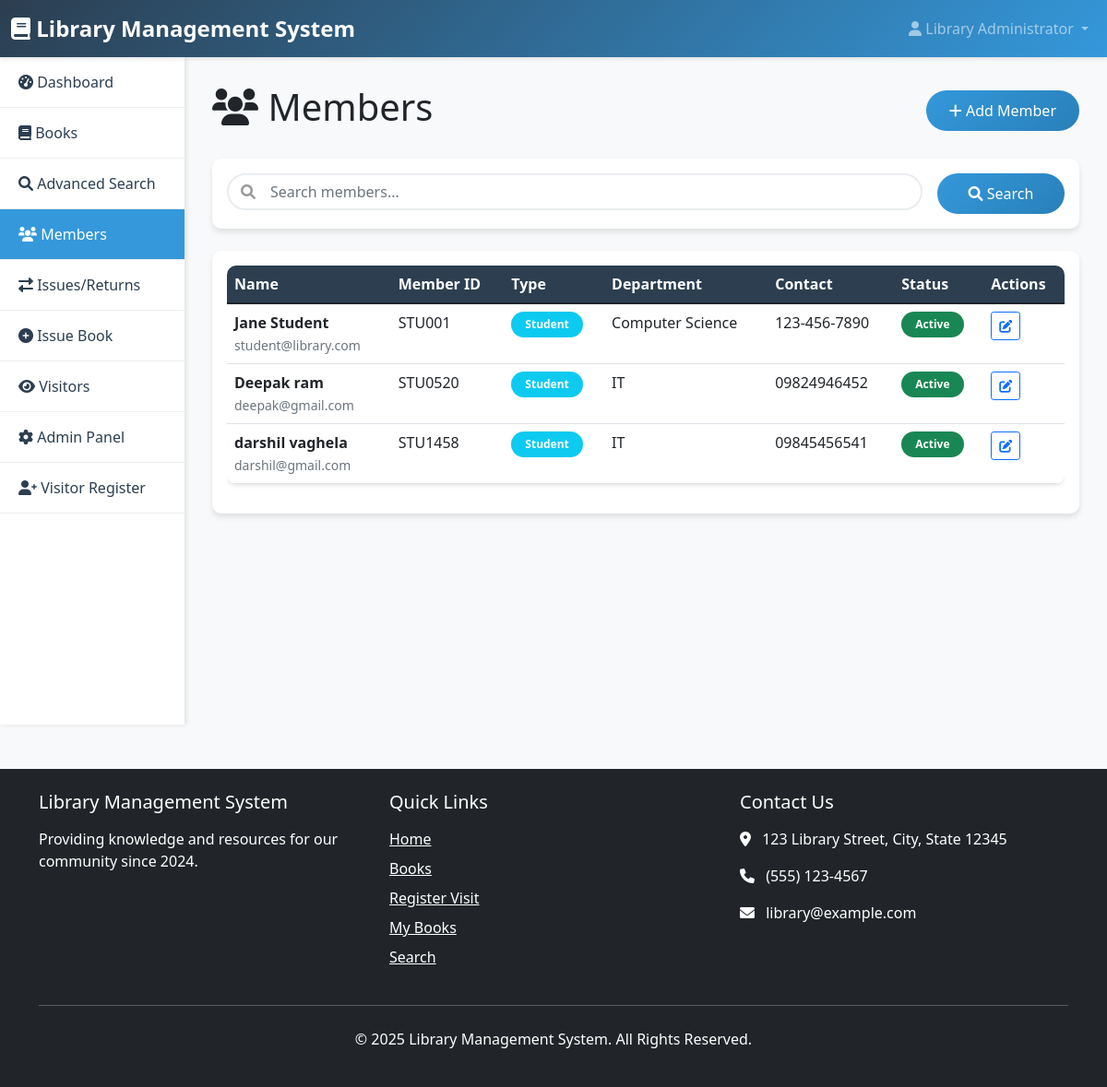
Screenshot of /members/ (signed in) with the database file from the repository.
### library/models.py (models this page shows, shortened)
class Member(models.Model):
    MEMBER_TYPES = [
        ('student', 'Student'),
        ('faculty', 'Faculty'),
        ('staff', 'Staff'),
    ]
    user = models.OneToOneField(User, on_delete=models.CASCADE)
    member_id = models.CharField(max_length=20, unique=True)
    phone = models.CharField(max_length=15)
    address = models.TextField()
    member_type = models.CharField(max_length=10, choices=MEMBER_TYPES, default='student')
    department = models.CharField(max_length=100)
    enrollment_number = models.CharField(max_length=20, blank=True)
    date_joined = models.DateTimeField(auto_now_add=True)
    is_active = models.BooleanField(default=True)

### library/views.py (the view, shortened to what this page needs)
# urls.py: path('members/', views.member_list, name='member_list'),
@login_required
@user_passes_test(is_admin_or_librarian)
def member_list(request):
    members = Member.objects.select_related('user').all()
    search_query = request.GET.get('search', '')
    paginator = Paginator(members, 10)
    page_number = request.GET.get('page')
    page_obj = paginator.get_page(page_number)
    return render(request, 'library/member_list.html', {
        'page_obj': page_obj,
        'search_query': search_query,
    })

### library/views.py (called while the page is built)
def is_admin_or_librarian(user):
    return user.is_superuser or user.groups.filter(name='Librarian').exists()

### templates/library/member_list.html (shortened to what this page needs)
{% extends 'base.html' %}
{% block content %}
<div class="d-flex justify-content-between align-items-center mb-4">
    <h1><i class="fas fa-users"></i> Members</h1>
    <a href="{% url 'member_add' %}" class="btn btn-primary">
        <i class="fas fa-plus"></i> Add Member
    </a>
</div>
<div class="card mb-4">
    <div class="card-body">
        <form method="get" class="row g-3">
            <div class="col-md-10">
                <div class="search-box">
                    <i class="fas fa-search"></i>
                    <input type="text" class="form-control" name="search" placeholder="Search members..." value="{{ search_query }}">
                </div>
            </div>
            <div class="col-md-2">
                <button type="submit" class="btn btn-primary w-100">
                    <i class="fas fa-search"></i> Search
                </button>
            </div>
        </form>
    </div>
</div>
<div class="card">
    <div class="card-body">
        {% if page_obj %}
            <div class="table-responsive">
                <table class="table table-hover">
                    <thead>
                        <tr>
                            <th>Name</th>
                            <th>Member ID</th>
                            <th>Type</th>
                            <th>Department</th>
                            <th>Contact</th>
                            <th>Status</th>
                            <th>Actions</th>
                        </tr>
                    </thead>
                    <tbody>
                        {% for member in page_obj %}
                        <tr>
                            <td>
                                <strong>{{ member.user.get_full_name }}</strong>
                                <br><small class="text-muted">{{ member.user.email }}</small>
                            </td>
                            <td>{{ member.member_id }}</td>
                            <td><span class="badge bg-info">{{ member.get_member_type_display }}</span></td>
                            <td>{{ member.department }}</td>
                            <td>{{ member.phone }}</td>
                            <td>
                                {% if member.is_active %}
                                    <span class="badge bg-success">Active</span>
                                {% else %}
                                    <span class="badge bg-danger">Inactive</span>
                                {% endif %}
                            </td>
                            <td>
                                <div class="btn-group" role="group">
                                    <a href="{% url 'member_edit' member.pk %}" class="btn btn-sm btn-outline-primary">
                                        <i class="fas fa-edit"></i>
                                    </a>
                                </div>
                            </td>
                        </tr>
                        {% endfor %}
                    </tbody>
                </table>
            </div>
        {% else %}
            <div class="text-center py-5">
                <i class="fas fa-users fa-3x text-muted mb-3"></i>
                <h5>No members found</h5>
                <p class="text-muted">Try adjusting your search criteria</p>
            </div>
        {% endif %}
    </div>
</div>
{% endblock %}

### templates/base.html (shortened to what this page needs)
<!DOCTYPE html>
<html lang="en">
<head>
    <link href="https://cdn.jsdelivr.net/npm/bootstrap@5.1.3/dist/css/bootstrap.min.css" rel="stylesheet">
    <link href="https://cdnjs.cloudflare.com/ajax/libs/font-awesome/6.0.0/css/all.min.css" rel="stylesheet">
</head>
<body>
    <nav class="navbar navbar-expand-lg navbar-dark">
        <div class="container-fluid">
            <a class="navbar-brand" href="{% if user.is_authenticated %}{% url 'dashboard' %}{% else %}{% url 'home' %}{% endif %}">
                <i class="fas fa-book"></i> Library Management System
            </a>
            <div class="collapse navbar-collapse" id="navbarNav">
                <ul class="navbar-nav ms-auto">
                    {% if user.is_authenticated %}
                        <li class="nav-item dropdown">
                            <a class="nav-link dropdown-toggle" href="#" id="navbarDropdown" role="button" data-bs-toggle="dropdown">
                                <i class="fas fa-user"></i> {{ user.get_full_name|default:user.username }}
                            </a>
                        </li>
                    {% endif %}
                </ul>
            </div>
        </div>
    </nav>
    <div class="container-fluid">
        <div class="row">
            {% if user.is_authenticated %}
            <div class="col-md-3 col-lg-2 sidebar">
                <nav class="nav flex-column">
                    <a class="nav-link {% if request.resolver_match.url_name == 'dashboard' %}active{% endif %}" href="{% url 'dashboard' %}">
                        <i class="fas fa-tachometer-alt"></i> Dashboard
                    </a>
                    <a class="nav-link {% if 'book' in request.resolver_match.url_name %}active{% endif %}" href="{% url 'book_list' %}">
                        <i class="fas fa-book"></i> Books
                    </a>
                    <a class="nav-link {% if request.resolver_match.url_name == 'search' %}active{% endif %}" href="{% url 'search' %}">
                        <i class="fas fa-search"></i> Advanced Search
                    </a>
                    {% if user.is_superuser or user.groups.all %}
                        <a class="nav-link {% if 'member' in request.resolver_match.url_name %}active{% endif %}" href="{% url 'member_list' %}">
                            <i class="fas fa-users"></i> Members
                        </a>
                        <a class="nav-link {% if 'issue' in request.resolver_match.url_name %}active{% endif %}" href="{% url 'issue_list' %}">
                            <i class="fas fa-exchange-alt"></i> Issues/Returns
                        </a>
                        <a class="nav-link" href="{% url 'issue_book' %}">
                            <i class="fas fa-plus-circle"></i> Issue Book
                        </a>
                    {% endif %}
                    {% if user.is_superuser %}
                        <a class="nav-link {% if 'visitor' in request.resolver_match.url_name %}active{% endif %}" href="{% url 'visitor_list' %}">
                            <i class="fas fa-eye"></i> Visitors
                        </a>
                        <a class="nav-link" href="/admin/">
                            <i class="fas fa-cog"></i> Admin Panel
                        </a>
                    {% endif %}
                    <a class="nav-link" href="{% url 'visitor_register' %}">
                        <i class="fas fa-user-plus"></i> Visitor Register
                    </a>
                </nav>
            </div>
            {% endif %}
            <div class="{% if user.is_authenticated %}col-md-9 col-lg-10{% else %}col-12{% endif %} main-content">
                {% block content %}{% endblock %}
            </div>
        </div>
    </div>
    <footer class="mt-5 py-4 bg-dark text-white">
        <div class="container">
            <div class="row">
                <div class="col-md-4 mb-4 mb-md-0">
                    <h5 class="mb-3">Library Management System</h5>
                    <p>Providing knowledge and resources for our community since 2024.</p>
                </div>
                <div class="col-md-4 mb-4 mb-md-0">
                    <h5 class="mb-3">Quick Links</h5>
                    <ul class="list-unstyled">
                        <li class="mb-2"><a href="{% url 'home' %}" class="text-white">Home</a></li>
                        <li class="mb-2"><a href="{% url 'book_list' %}" class="text-white">Books</a></li>
                        <li class="mb-2"><a href="{% url 'visitor_register' %}" class="text-white">Register Visit</a></li>
                        {% if user.is_authenticated %}
                            <li class="mb-2"><a href="{% url 'my_books' %}" class="text-white">My Books</a></li>
                            <li class="mb-2"><a href="{% url 'search' %}" class="text-white">Search</a></li>
                        {% else %}
                            <li class="mb-2"><a href="{% url 'login' %}" class="text-white">Login</a></li>
                            <li class="mb-2"><a href="{% url 'register' %}" class="text-white">Register</a></li>
                        {% endif %}
                    </ul>
                </div>
                <div class="col-md-4">
                    <h5 class="mb-3">Contact Us</h5>
                    <address>
                        <p><i class="fas fa-map-marker-alt me-2"></i> 123 Library Street, City, State 12345</p>
                        <p><i class="fas fa-phone me-2"></i> (555) 123-4567</p>
                        <p><i class="fas fa-envelope me-2"></i> library@example.com</p>
                    </address>
                </div>
            </div>
            <hr class="my-4">
            <div class="text-center">
                <p>&copy; {% now "Y" %} Library Management System. All Rights Reserved.</p>
            </div>
        </div>
    </footer>
</body>
</html>

### templates/base.html (style rules this page uses)
:root { --primary-color: #2c3e50; --secondary-color: #3498db; --success-color: #27ae60; --warning-color: #f39c12; --danger-color: #e74c3c; }
body { background-color: #f8f9fa; font-family: 'Segoe UI', Tahoma, Geneva, Verdana, sans-serif; }
.navbar { background: linear-gradient(135deg, var(--primary-color), var(--secondary-color)); box-shadow: 0 2px 4px rgba(0,0,0,0.1); }
.navbar-brand { font-weight: bold; font-size: 1.5rem; }
.sidebar { background: white; min-height: calc(100vh - 76px); box-shadow: 2px 0 5px rgba(0,0,0,0.1); padding: 0; }
.sidebar .nav-link { color: var(--primary-color); padding: 15px 20px; border-bottom: 1px solid #eee; transition: all 0.3s ease; }
.sidebar .nav-link.active { background-color: var(--secondary-color); color: white; }
.main-content { padding: 30px; }
.card { border: none; border-radius: 10px; box-shadow: 0 4px 6px rgba(0,0,0,0.1); transition: transform 0.3s ease; }
.btn-primary { background: linear-gradient(135deg, var(--secondary-color), #2980b9); border: none; border-radius: 25px; padding: 10px 25px; transition: all 0.3s ease; }
.table { background: white; border-radius: 10px; overflow: hidden; box-shadow: 0 2px 4px rgba(0,0,0,0.1); }
.table thead { background: var(--primary-color); color: white; }
.badge { border-radius: 20px; padding: 8px 15px; }
.search-box { position: relative; }
.search-box input { border-radius: 25px; padding-left: 45px; }
.search-box i { position: absolute; left: 15px; top: 50%; transform: translateY(-50%); color: #999; }
.form-control { border-radius: 8px; border: 2px solid #e9ecef; transition: border-color 0.3s ease; }

### rows the page displays
Member: user.get_full_name "Jane Student", user.email "student@library.com", member_id "STU001", member_type "Student", department "Computer Science", phone "123-456-7890", is_active "Active"
Member: user.get_full_name "Deepak ram", user.email "deepak@gmail.com", member_id "STU0520", member_type "Student", department "IT", phone "09824946452", is_active "Active"
Member: user.get_full_name "darshil vaghela", user.email "darshil@gmail.com", member_id "STU1458", member_type "Student", department "IT", phone "09845456541", is_active "Active"

### other values shown
{{ user.get_full_name|default:user.username }} "Library Administrator"
